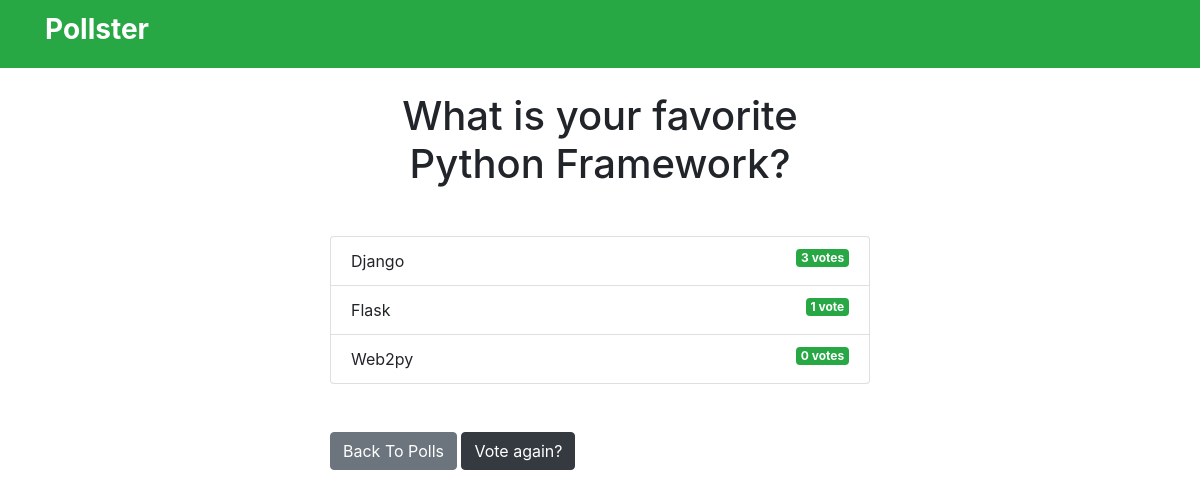
/polls/1/results/, run on an earlier commit of the app's database.
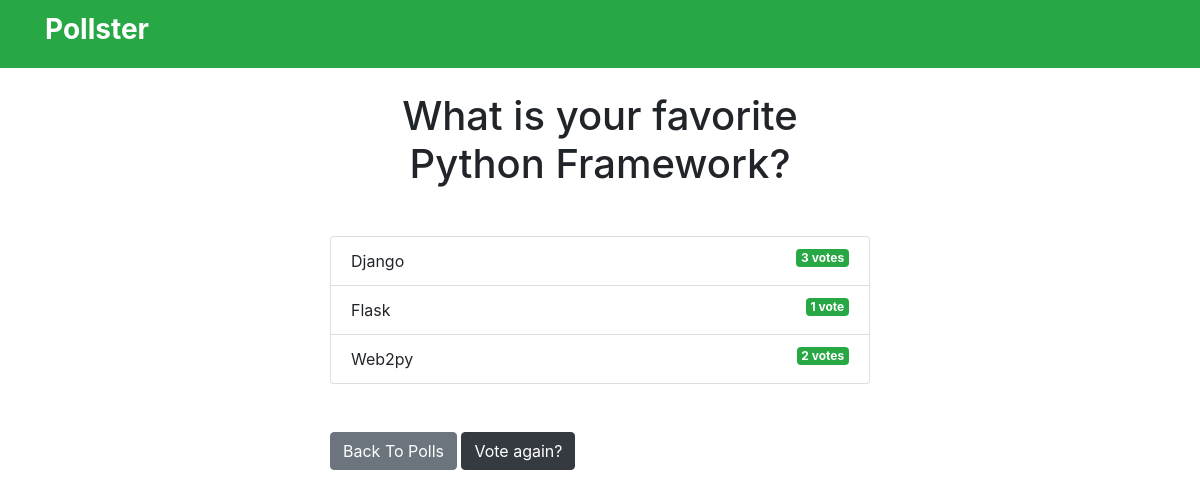
And on a later commit of the database.
### pools/models.py (models this page shows, shortened)
class Choice(models.Model):
    question = models.ForeignKey(Question, on_delete= models.CASCADE)
    choice_text = models.CharField(max_length=200)
    votes = models.IntegerField(default=0)

### pools/views.py (the view)
# urls.py: path('<int:question_id>/results/', views.results, name='results'),
def results(request, question_id):
    question = get_object_or_404(Question, pk=question_id)
    return render(request, 'polls/results.html', {'question': question})

### templates/polls/results.html
{% extends 'base.html' %}
{% block content %}
<h1 class="mb-5 text-center">{{ question.question_text }}</h1>
<ul class="list-group mb-5">
	{% for choice in question.choice_set.all %}
	<li class="list-group-item">
		{{ choice.choice_text }}  <span class="badge badge-success float-right">{{ choice.votes }} vote{{ choice.votes | pluralize }}</span>
	</li>
	{% endfor %}
</ul>
<a class="btn btn-secondary" href="{% url 'polls:index' %}">Back To Polls</a>
<a class="btn btn-dark" href="{% url 'polls:detail' question.id %}">Vote again?</a>
{% endblock %}

What changed in the data, as far as the page shows it:
changed Choice "Web2py": votes "0" → "2"
